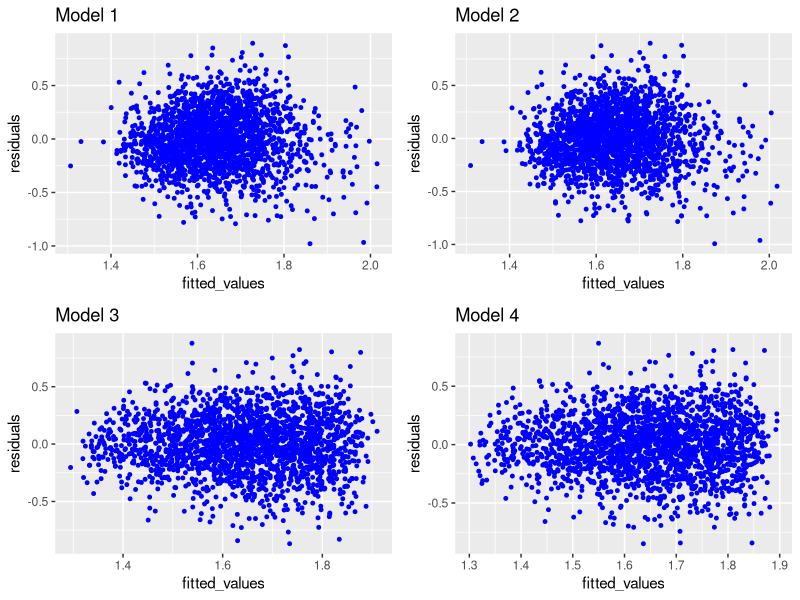
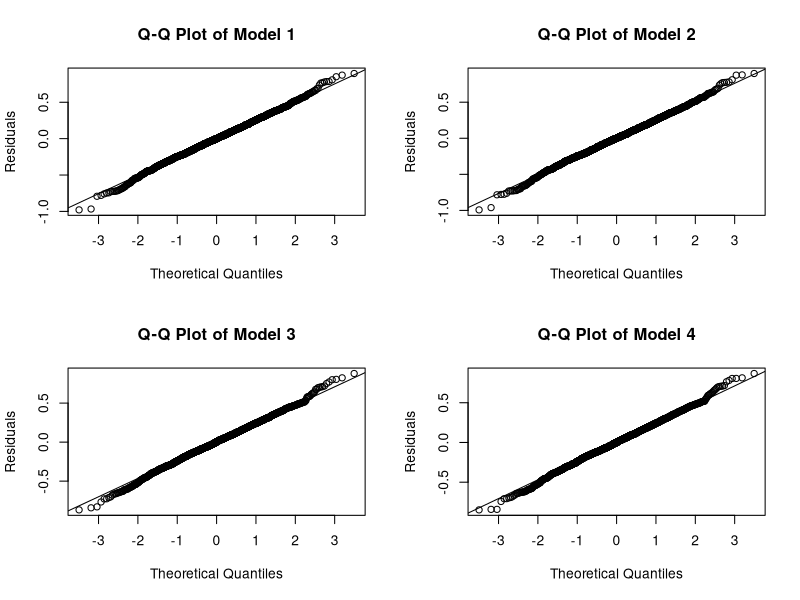
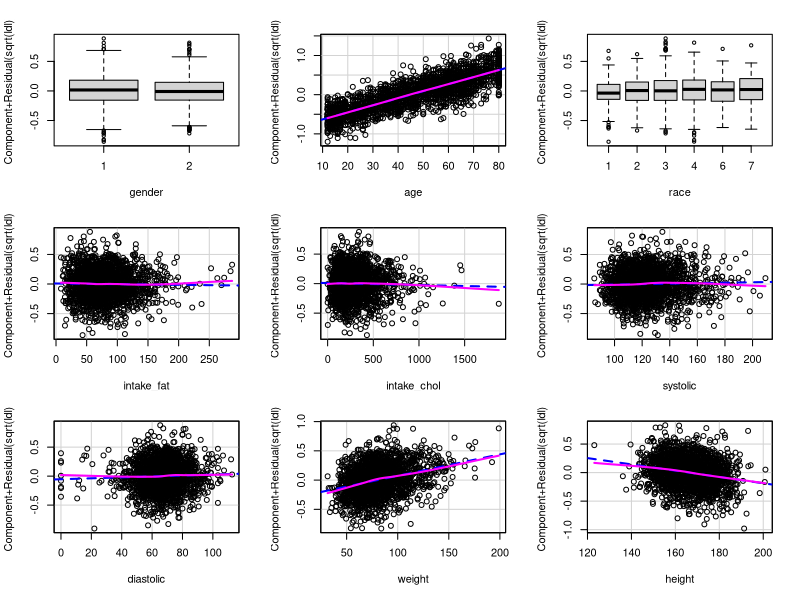
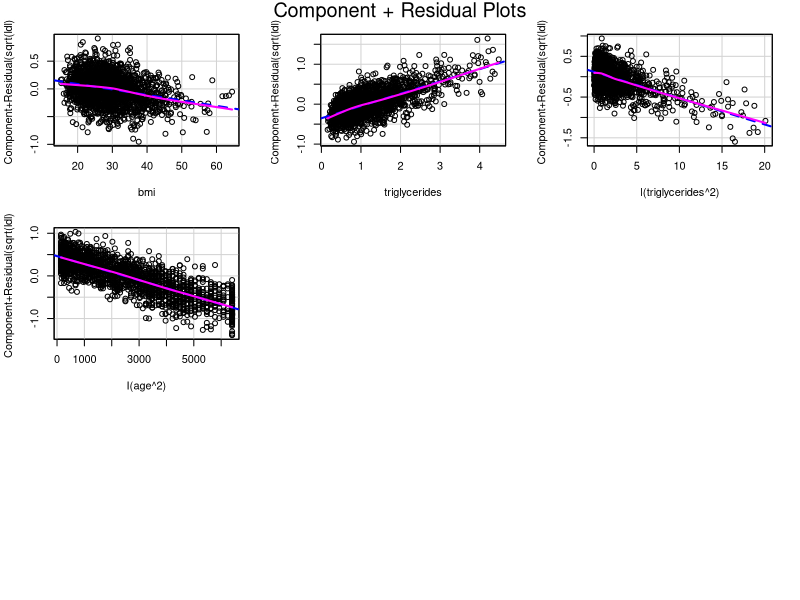
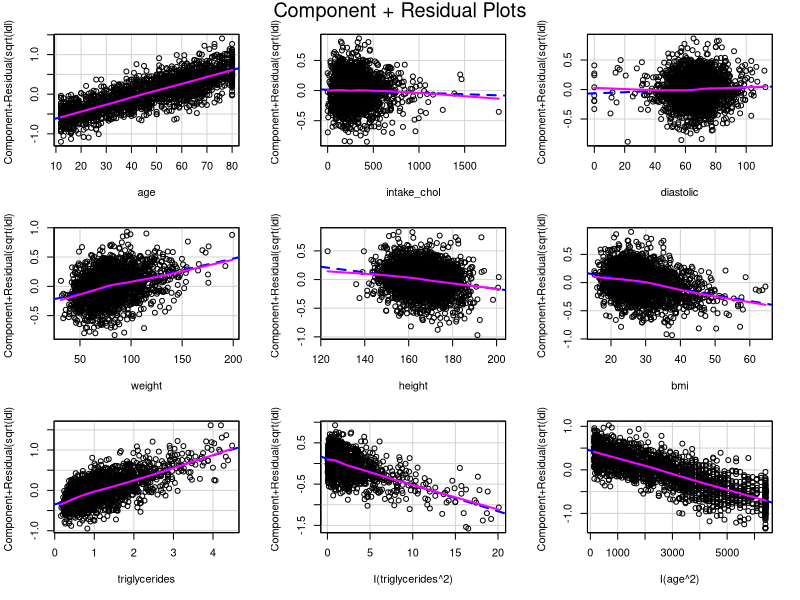
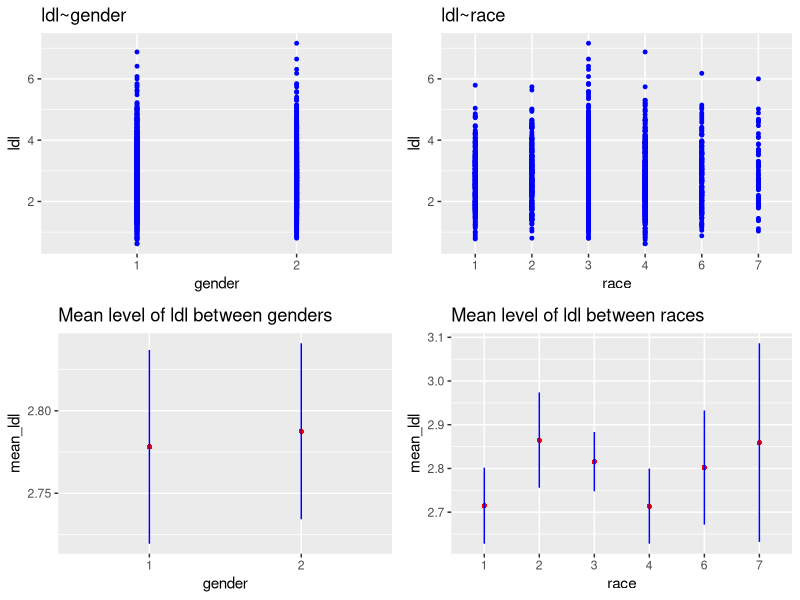

Write R code to recreate these figures, in order.
## Additional Analysis
## Some extra graphs

## load the packages
library(lme4)
library(data.table)
library(foreign)
library(MASS)
library(car)
library(ggplot2)
library(gridExtra)

## set the working directory
setwd("/Users/lihuayu/Documents/UMich-New Start/506/Project")

## Read the cleaned data; after reading, we remove the seqn variable, 
## and set gender and race as factor variables
Data=fread('Final.csv')
DT=Data[,.(gender=as.factor(gender),age,race=as.factor(race),intake_fat,intake_chol,
           systolic,diastolic,ldl,triglycerides,weight,height,bmi)]


## Some regression models in the former file
L2=lm(sqrt(ldl)~.,data=DT)
L3_b=step(L2,direction='backward')
L4=lm(sqrt(ldl)~gender+age+race+intake_fat+intake_chol+systolic+diastolic+
        weight+height+bmi+triglycerides+I(triglycerides^2)+I(age^2),data=DT)
L5_b=step(L4,direction='backward')

## Graph 1: Some Diagnosis upon these models
### F1: Checking error assumptions--residual plots
R1=data.table(fitted_values=L2$fitted.values,residuals=L2$residuals)
R2=data.table(fitted_values=L3_b$fitted.values,residuals=L3_b$residuals)
R3=data.table(fitted_values=L4$fitted.values,residuals=L4$residuals)
R4=data.table(fitted_values=L5_b$fitted.values,residuals=L5_b$residuals)
rs1=ggplot(R1,aes(x=fitted_values,y=residuals))+geom_point(size=1,colour='blue')+
  labs(title='Model 1')
rs2=ggplot(R2,aes(x=fitted_values,y=residuals))+geom_point(size=1,colour='blue')+
  labs(title='Model 2')
rs3=ggplot(R3,aes(x=fitted_values,y=residuals))+geom_point(size=1,colour='blue')+
  labs(title='Model 3')
rs4=ggplot(R4,aes(x=fitted_values,y=residuals))+geom_point(size=1,colour='blue')+
  labs(title='Model 4') 
grid.arrange(rs1,rs2,rs3,rs4,nrow=2)
  
## Graph 2: QQ-plots of the models
par(mfrow=c(2,2))
qqnorm(R1$residuals, ylab="Residuals",main='Q-Q Plot of Model 1')
qqline(R1$residuals)
qqnorm(R2$residuals, ylab="Residuals",main='Q-Q Plot of Model 2')
qqline(R2$residuals)
qqnorm(R3$residuals, ylab="Residuals",main='Q-Q Plot of Model 3')
qqline(R3$residuals)
qqnorm(R4$residuals, ylab="Residuals",main='Q-Q Plot of Model 4')
qqline(R4$residuals)

## Graph 3: Partial Residual Plots upon Model 3 and 4
crPlots(L4)
crPlots(L5_b)

## Graph 4: Relationships between ldl and gender/race.  We have the mean level of
## ldl between different gender and race (For CI, we will use the JackKnife 
## standard error.)
Mean_JK = function(x){
  lx=length(x)
  MX=matrix(rep(x,rep(lx-1,lx)),ncol=lx,byrow=TRUE)
  theta=colMeans(MX)
  mean_theta=mean(theta)
  std_theta={(lx-1)/lx*sum((theta-mean_theta)^2)}^(1/2)
  std_theta
}

Gend=DT[,.(gender,ldl)]
Race=DT[,.(race,ldl)]
MG=Gend[,.(mean_ldl=mean(ldl),l_ldl=mean(ldl)+qnorm(0.025)*Mean_JK(ldl),
           r_ldl=mean(ldl)+qnorm(0.975)*Mean_JK(ldl)),by=gender]
MR=Race[,.(mean_ldl=mean(ldl),l_ldl=mean(ldl)+qnorm(0.025)*Mean_JK(ldl),
           r_ldl=mean(ldl)+qnorm(0.975)*Mean_JK(ldl)),by=race]

gend=ggplot(Gend,aes(x=gender,y=ldl))+geom_point(size=1,colour='blue')+
  labs(title='ldl~gender')
race=ggplot(Race,aes(x=race,y=ldl))+geom_point(size=1,colour='blue')+
  labs(title='ldl~race') 
mean_gend=ggplot(MG,aes(x=gender,y=mean_ldl))+geom_point(shape=16,col='red')+
  geom_segment(data=MG,mapping=aes(x=gender,xend=gender,y=l_ldl,yend=r_ldl),
               col='blue')+
  labs(title = 'Mean level of ldl between genders')
mean_race=ggplot(MR,aes(x=race,y=mean_ldl))+geom_point(shape=16,col='red')+
  geom_segment(data=MR,mapping=aes(x=race,xend=race,y=l_ldl,yend=r_ldl),
               col='blue')+
  labs(title = 'Mean level of ldl between races')

grid.arrange(gend,race,mean_gend,mean_race,nrow=2)  











